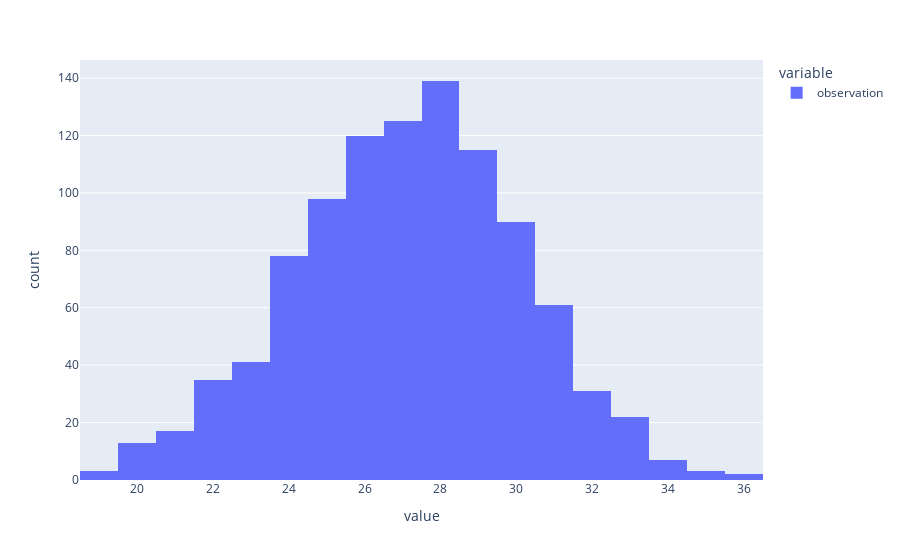

This figure's notebook cell:
### Markdown cell above
#### 3.- Now read the file `ages_population2.csv` . Calculate the frequency distribution and plot it.

### Code cell
# your code here
population_ages_2 = pd.read_csv('ages_population2.csv')
px.histogram(population_ages_2)

### Figure 1 — Plotly figure (JSON) as saved in the notebook; plotly's stock layout.template omitted (floating-point values rounded to 4 significant figures; data arrays with more than 128 entries replaced by an {"elided": "..."} marker saying what was removed)
{"data": [{"alignmentgroup": "True", "bingroup": "x", "hovertemplate": "variable=observation<br>value=%{x}<br>count=%{y}<extra></extra>", "legendgroup": "observation", "marker": {"color": "#636efa", "pattern": {"shape": ""}}, "name": "observation", "offsetgroup": "observation", "orientation": "v", "showlegend": true, "type": "histogram", "x": {"elided": "1000 int values"}, "xaxis": "x", "yaxis": "y"}], "layout": {"barmode": "relative", "legend": {"title": {"text": "variable"}, "tracegroupgap": 0}, "margin": {"t": 60}, "xaxis": {"anchor": "y", "domain": [0, 1], "title": {"text": "value"}}, "yaxis": {"anchor": "x", "domain": [0, 1], "title": {"text": "count"}}}}
